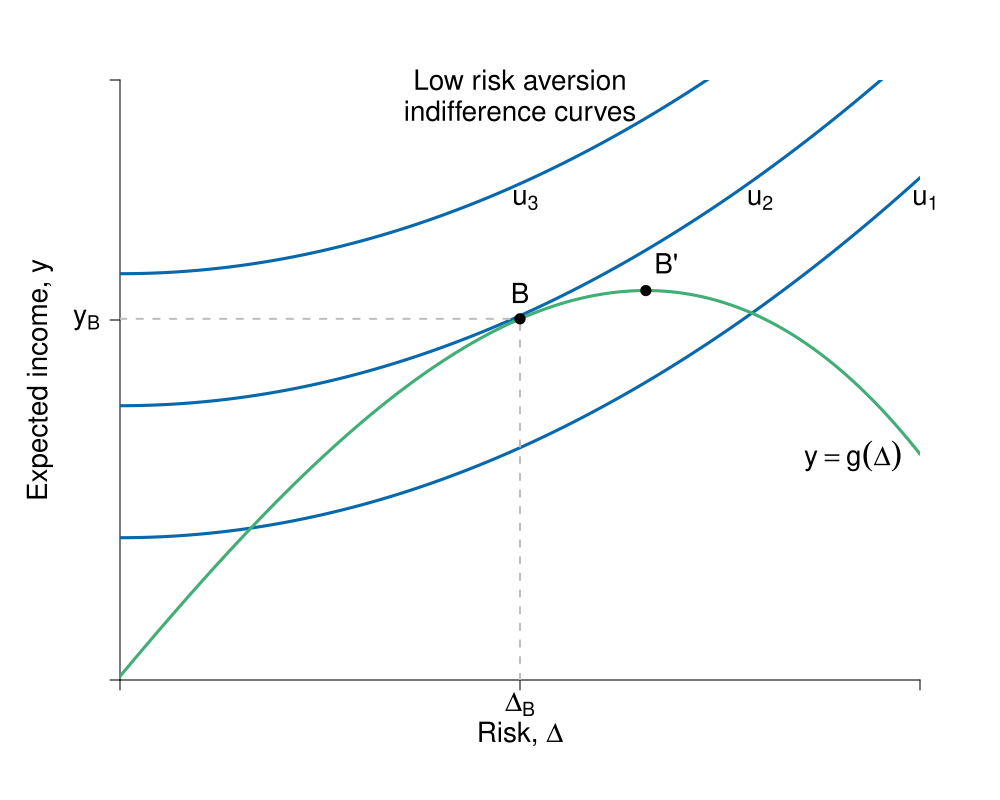

The R source for this figure:
#Graph Designer: Simon Halliday & Riley Boeth '17
#Authors: Bowles, Foley and Halliday
#Title: Coordination, Conflict and Competition: A Text in Microeconomics

library(shape)
require(shape)
pdf(file = "capitalism/risks_feasible_low.pdf", width = 10, height = 8)


#Set parameters for graphics
axislabelsize <- 1.7
labelsize <- 1.7
graphlinewidth <- 3
segmentlinewidth <- 2

COL <- c("#7fc97f", "#beaed4", "#fdc086", "#ffff99", "#386cb0", "#f0027f", "#bf5b17", "#666666")
COLA <- c("#e0f3db", "#99d8c9","#66c2a4","#41ae76", "#238b45", "#005824")
COLB <- c("#c6dbef", "#4eb3d3", "#2b8cbe", "#0868ac","#084081")
COLC <- c("#fcfbfd", "#efedf5", "#dadaeb", "#bcbddc", "#9e9ac8", "#807dba", "#6a51a3", "#54278f", "#3f007d")

#Edited the margins to cater for the larger LHS labels
par(mar =  c(6, 6, 4, 4))

#Indifference curves of a risk-averse homo economicus (1st graph out of the two for 4.7)

indiffA1 <- function(x, uA = 5, rmax=  .7, xmax = 15) {
  uA + (1/2)*(rmax/xmax)*(x^2)
}

#rmax*x
#indiffA <- function(x, ua=2) {
#  ua + (1/12)*(x)^2
#}

#Average wealth function 

avgwealth <- function(x,y){
  (1.08)*((-1/35)*(((-((.9)*x-36))^2))+36.8+((-1/10)*(x-4)+(-1/1000)*((x-3)^3)))
}

#Add limits on axes and levels of utility for each indifference curve
ylims <- c(0, 35)
xlims <- c(0, 30)

npts <- 501 
x <- seq(xlims[1], xlims[2], length.out = npts)
y <- seq(ylims[1], ylims[2], length.out = npts) 

plot(0, 0, xlim = xlims, ylim = ylims, type = "n",
     xlab = expression(paste("")),
     ylab = expression(paste("")), 
     xaxt = "n", 
     yaxt = "n", 
     cex.lab = axislabelsize, 
     bty = "n", 
     xaxs="i", 
     yaxs="i"
)

#x and y limits with plain axes without ticks/numbers to match previous graph

ticksx <- c(0, 15, 19.72, xlims[2])
xlabels <- c(NA, expression(paste(Delta[B])), expression(paste(bar(Delta))), NA)
ticksy <- c(0, 21, ylims[2])
ylabels <- c(NA, expression(paste(y[B])), NA)



axis(1, at = ticksx,  pos = 0, labels = xlabels, cex.axis = axislabelsize)
axis(2, at = ticksy,  pos = 0, labels = ylabels, las = 1, cex.axis = axislabelsize)

npts <- 500 
xx1 <- seq(xlims[1], xlims[2], length.out = npts)
xx2 <- seq(0, xlims[2], length.out = npts)
xx3 <- seq(xlims[1], 0, length.out = npts)
xx4 <- seq(-11, 0, length.out = npts)


lines(xx1, indiffA1(xx1, uA= 8.3), col = COLB[4], lwd = graphlinewidth)
lines(xx1, indiffA1(xx1, uA = 16), col = COLB[4], lwd = graphlinewidth)
lines(xx1, indiffA1(xx1, uA = 23.7), col = COLB[4], lwd = graphlinewidth)
lines(xx1, avgwealth(xx1), col = COLA[4], lwd = graphlinewidth)


#Axis labels and draw linear utility function
mtext(expression(paste("Risk, ", Delta)), side = 1, line = 2.5, cex = axislabelsize)
text(-3, 0.5*ylims[2], expression(paste("Expected income, ", y)), xpd = TRUE, cex = axislabelsize, srt = 90) 

text(29-1.5, avgwealth(29)-2, expression(paste(y == g(Delta))), xpd = TRUE, cex = labelsize)

#Label various points on line

# text(2, avgwealth(2)+1.2, expression(paste("a")), cex = labelsize)
# text(5, avgwealth(5)+1.2, expression(paste("b")), cex = labelsize)
# points(5, avgwealth(5), pch = 16, col = "black", cex = 1.5)
# points(2, avgwealth(2), pch = 16, col = "black", cex = 1.5)
# 
# segments(25, 0, 25, avgwealth(25), lty = 2, col = "gray", lwd = segmentlinewidth)
# points(25, avgwealth(25), pch = 16, col = "black", cex = 1.5)
# 
# text(23.63, avgwealth(23.63)+1.1, expression(paste("c")), cex = labelsize)
# points(23.63, avgwealth(23.63), pch = 16, col = "black", cex = 1.5)
# 
# text(20, avgwealth(20)+1, expression(paste(y[max])), cex = labelsize)
# segments(20, 0, 20, avgwealth(20), lty = 2, col = "gray", lwd = segmentlinewidth)
# points(20, avgwealth(20), pch = 16, col = "black", cex = 1.5)
# 
text(15, avgwealth(15)+1.5, expression(paste(B)), cex = labelsize)
segments(15, 0, 15, avgwealth(15), lty = 2, col = "gray", lwd = segmentlinewidth)
segments(0, avgwealth(15), 15, avgwealth(15), lty = 2, col = "gray", lwd = segmentlinewidth)
points(15, avgwealth(15), pch = 16, col = "black", cex = 1.5)

# segments(12, 0, 12, avgwealth(12), lty = 2, col = "gray", lwd = segmentlinewidth)
# points(12, avgwealth(12), pch = 16, col = "black", cex = 1.5)

#Label relevant points on axes

#text(8, -.9, expression(paste(Delta[e],"`")),  xpd = TRUE,  cex = labelsize)
#text(12, -.9, expression(paste(Delta[Rawls])), xpd = TRUE, cex = labelsize)
#text(15, -.9, expression(paste(Delta[e])),  xpd = TRUE,  cex = labelsize)
#text(20, -.9, expression(paste(Delta[max])),  xpd = TRUE,  cex = labelsize)
#text(25, -.9, expression(paste(Delta[Wealthiest], " "[Rich])),  xpd = TRUE,  cex = labelsize)


#Add arrow beside y axis and points on axis

# arrows(-1, avgwealth(21) + 10, -1, avgwealth(20) - 1, col = "black", code = 3, arr.type = "simple", lty = 1, xpd = TRUE, length = 0.1, angle = 40, lwd = 3)
# arrows(-1, avgwealth(21) - 12.5, -1, avgwealth(20) - 2.5, col = "black", code = 3, arr.type = "simple", lty = 1, xpd = TRUE, length = 0.1, angle = 40, lwd = 3)

#points(0, avgwealth(23)+12, pch = 16, col = "black", cex = 1.5, xpd = TRUE)
#points(0, avgwealth(23), pch = 16, col = "black", cex = 1.5,xpd = TRUE)
#points(0, avgwealth(23)-12, pch = 16, col = "black", cex = 1.5,xpd = TRUE)

#label the three indifference curves

text(15.2, 28, expression(paste(u[3])), xpd = TRUE, cex = labelsize)
text(24, 28, expression(paste(u[2])),  xpd = TRUE, cex = labelsize)
text(30.2, 28, expression(paste(u[1])),  xpd = TRUE, cex = labelsize)

#Label average wealth curve and indifference curves generally

# text(34, avgwealth(30)+1.5, expression(paste("Average Wealth")), xpd = TRUE, cex = labelsize)
# text(34, avgwealth(30), expression(paste("Function")), xpd = TRUE, cex = labelsize)
# text(34, avgwealth(30)-1.5, expression(paste(y, " = (",Delta,") g")), xpd = TRUE, cex = labelsize)

#text(17, 38.5, expression(paste("Inequality Averse")), xpd = TRUE, cex = labelsize)
text(15, 35, expression(paste("Low risk aversion")), xpd = TRUE, cex = labelsize)
text(15, 33.2, expression(paste("indifference curves")), xpd = TRUE, cex = labelsize)

# label max

segments(19.72, 0, 19.72, 22.718, lty = 2, col = "gray", lwd = segmentlinewidth)
points(19.72, 22.718, pch = 16, col = "black", cex = 1.5)
text(20.5, 24.3, expression(paste("B'")), xpd = TRUE, cex = labelsize)


dev.off()
